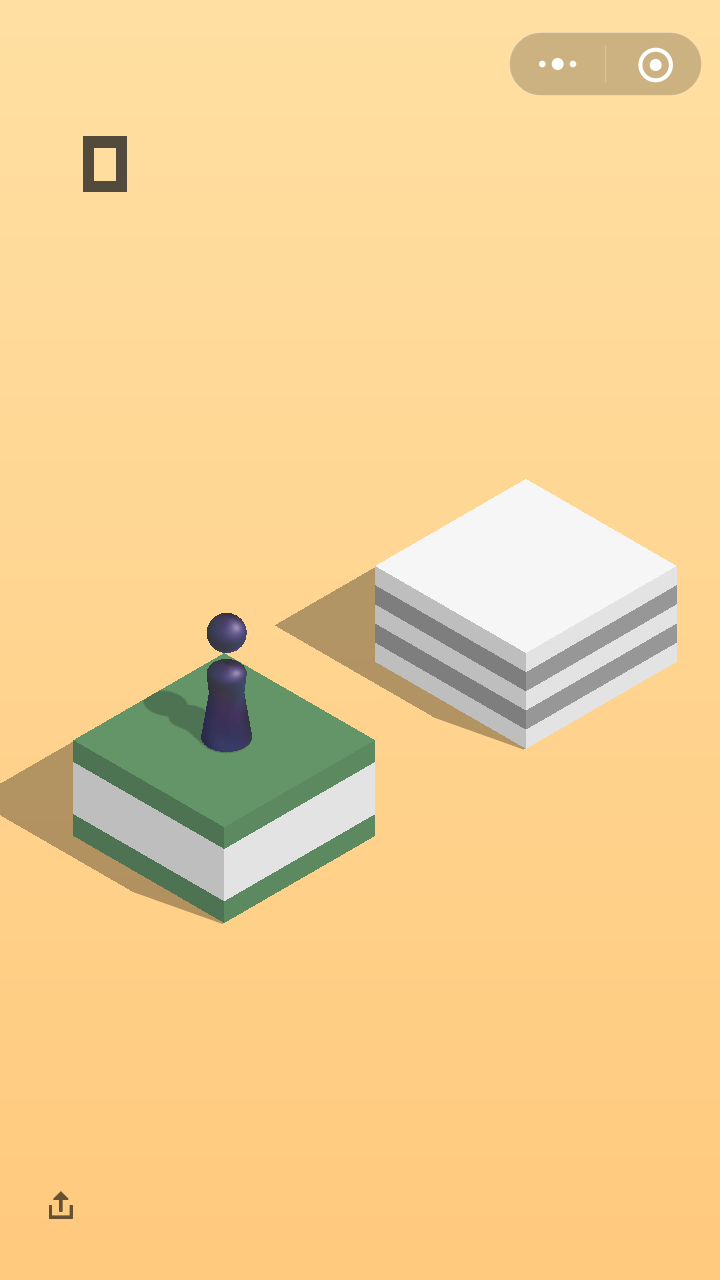
#> input picture 0.png, 720 x 1280 px
$ python main.py   (Python 2 division)
#> lines starting #> are read from the running program, lines starting #| are printed output that depends on the picture; after the words box and inside, x2 and y2 are one past the last pixel; in counts of white or black regions, pixels touching at a corner belong together
import cv2
import numpy as np
from matplotlib import pyplot as plt

img = cv2.imread("0.png", 0)
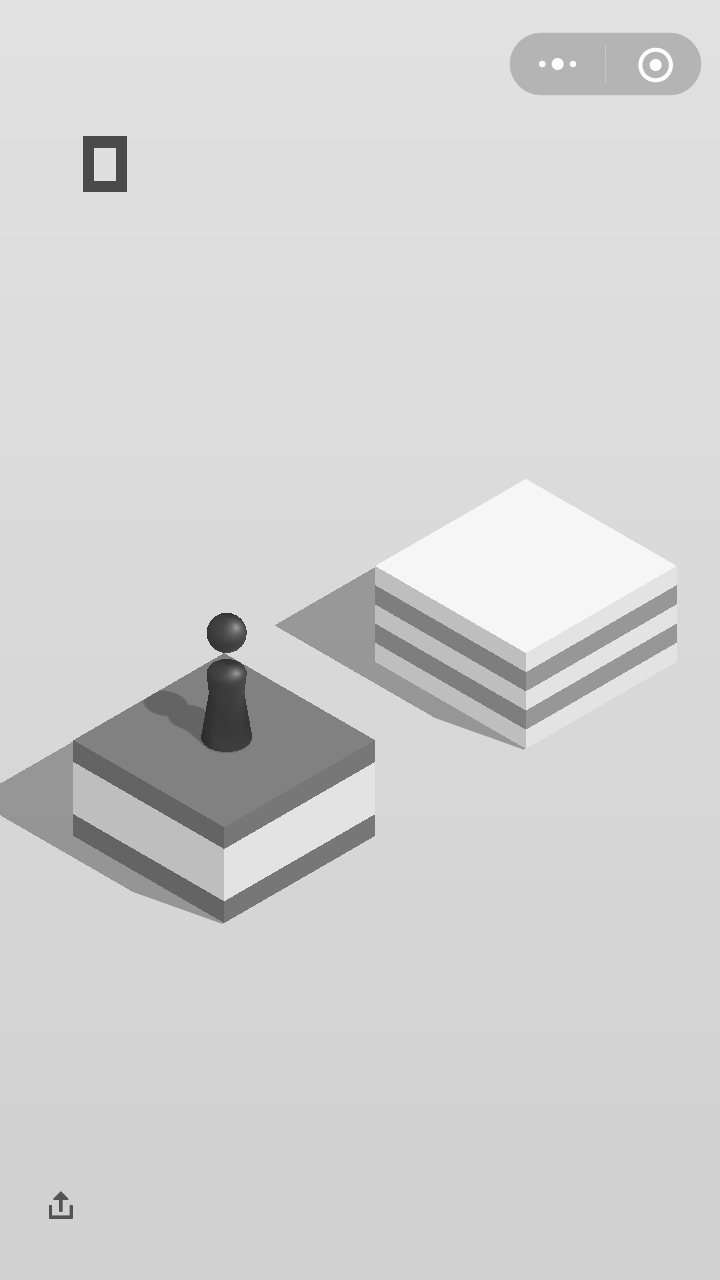
#> img: shape (1280, 720); min 45, max 255, mean 210
img2 = cv2.imread("0.png")
#> img2 is the input picture: shape (1280, 720, 3); mean B, G, R 146, 206.9, 242
template = cv2.imread('person_0.png', 0)
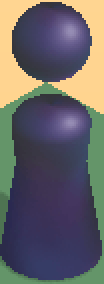
#> input picture person_0.png, 52 x 142 px (shown 2 times larger)
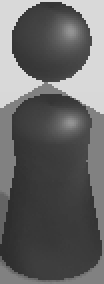
#> template: shape (142, 52) (shown 2 times larger); min 45, max 217, mean 99.9
w, h = template.shape[::-1]
#> w = 52; h = 142

method_str = 'cv2.TM_SQDIFF'
method = eval(method_str)


res = cv2.matchTemplate(img, template ,method)
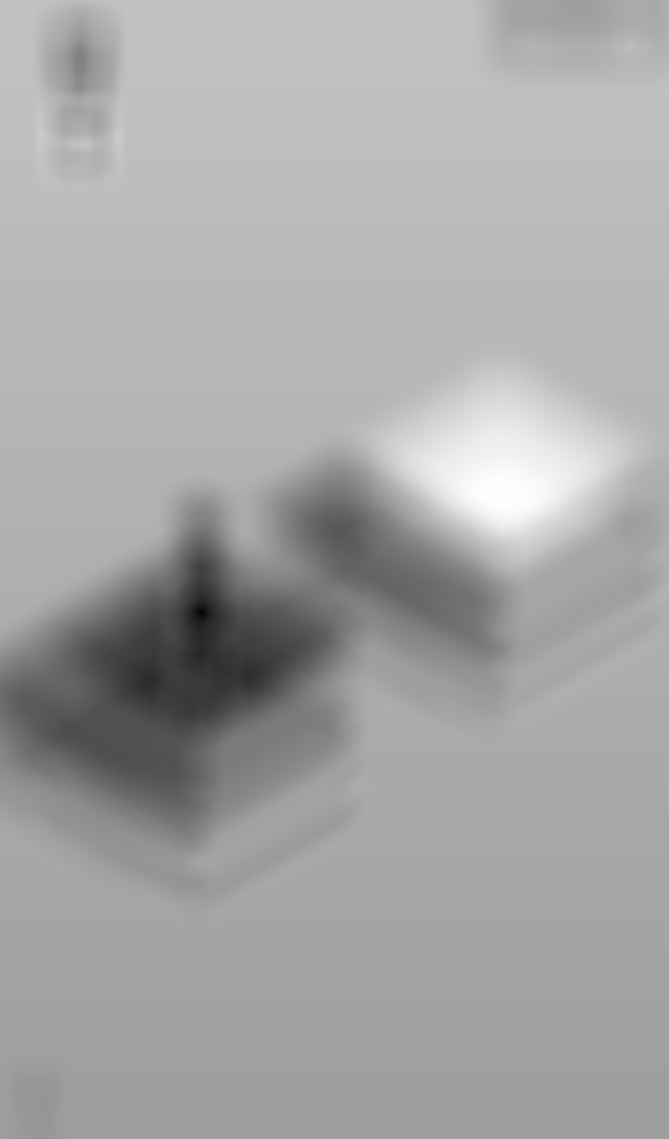
#> res: shape (1139, 669) float32; min 0, max 183223328, mean 119608600; drawn with min black and max white
min_val,max_val,min_loc,max_loc = cv2.minMaxLoc(res)
#> min_val = 0; max_val = 183223328; min_loc = (201, 612); max_loc = (499, 494)
print "If there was a birth every 7 seconds, ther"

# If the method is TM_SQDIFF or TM_SQDIFF_NORMED, take minimum
if method in [cv2.TM_SQDIFF, cv2.TM_SQDIFF_NORMED]:
    top_left = min_loc
#> top_left = (201, 612)
else:
    top_left = max_loc

bottom_right = (top_left[0] + w, top_left[1] + h)
#> bottom_right = (253, 754)
cv2.circle(img2, top_left, 6, 255, -1)
#> img2: shape (1280, 720, 3); 0.01% of pixels changed, all inside (x1, y1, x2, y2) = (195, 606, 208, 619)
cv2.rectangle(img2, top_left, bottom_right, 255, 2)
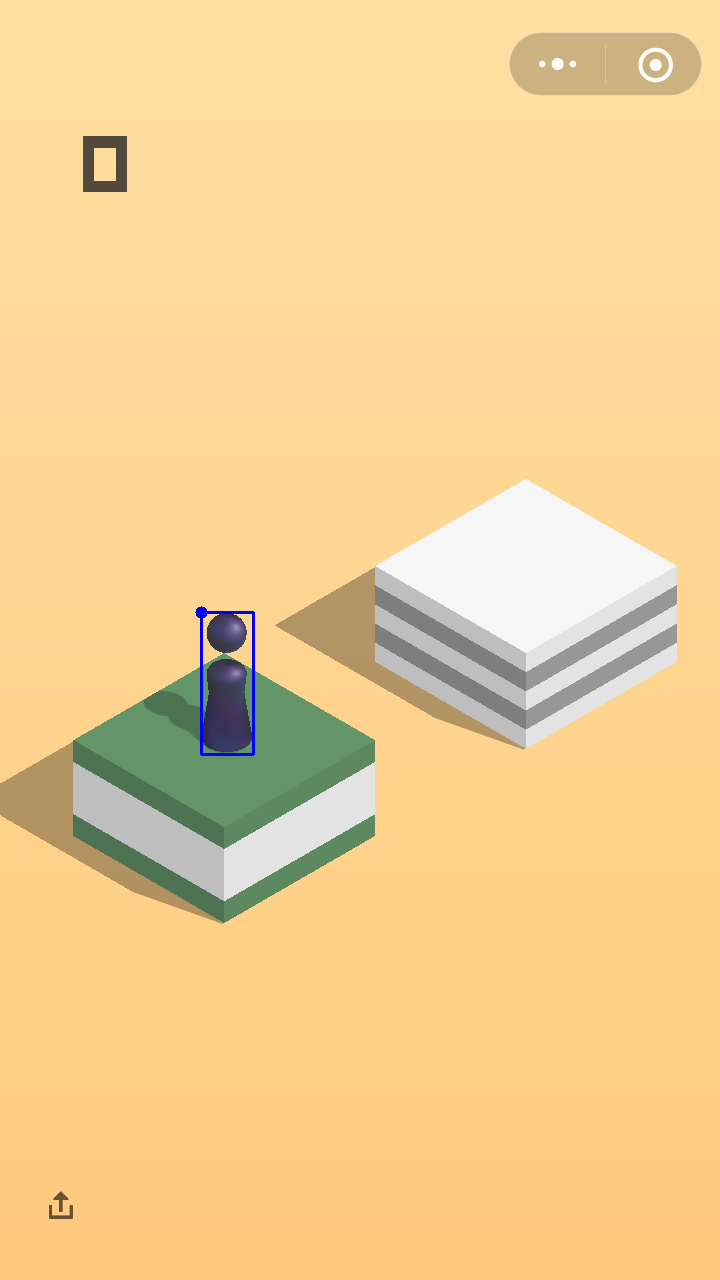
#> img2: shape (1280, 720, 3); mean B, G, R 146.2, 206.7, 241.8

plt.subplot(121), plt.imshow(res, cmap='gray')
plt.title('Matching Result'), plt.xticks([]), plt.yticks([])


plt.subplot(122), plt.imshow(img2, cmap='gray')
plt.title('Detected Point'), plt.xticks([]), plt.yticks([])
plt.show()
#> figure, not shown here; B, G, R data is drawn as R, G, B
